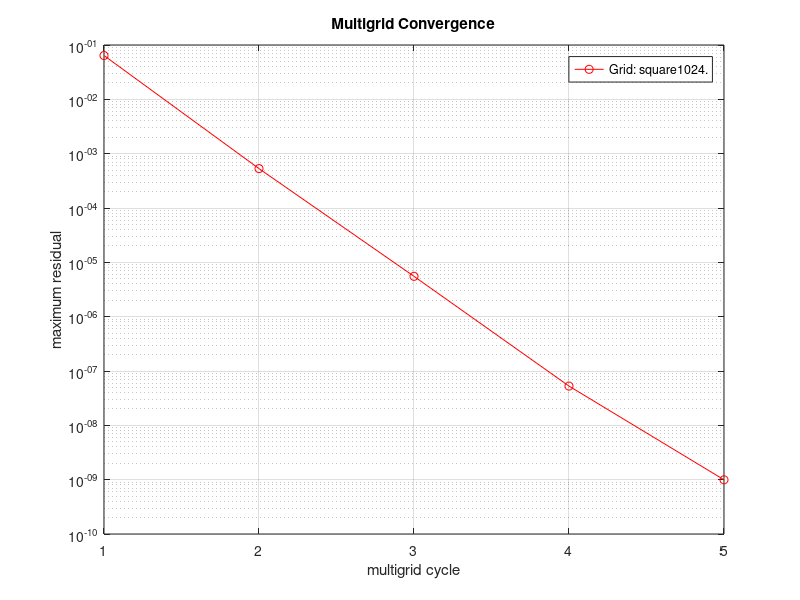

The MATLAB source for this figure:
t=[1 2 3 4 5 ];
defect=[6.400e-02 5.311e-04 5.527e-06 5.278e-08 9.949e-10 ];
clf
set(gca,'FontSize',16);
plot(t,defect,'r-o');
title('Multigrid Convergence');
ylabel('maximum residual');
xlabel('multigrid cycle');
set(gca,'YScale','log');
grid on
legend('Grid: square1024.','BC: NMNN.','Second-order accurate.','1.1e+06 points. 5 levels.','ave CR=0.011, ECR=0.48');
% pause
% print -deps2 residual.eps


% print -depsc2 residual.eps
